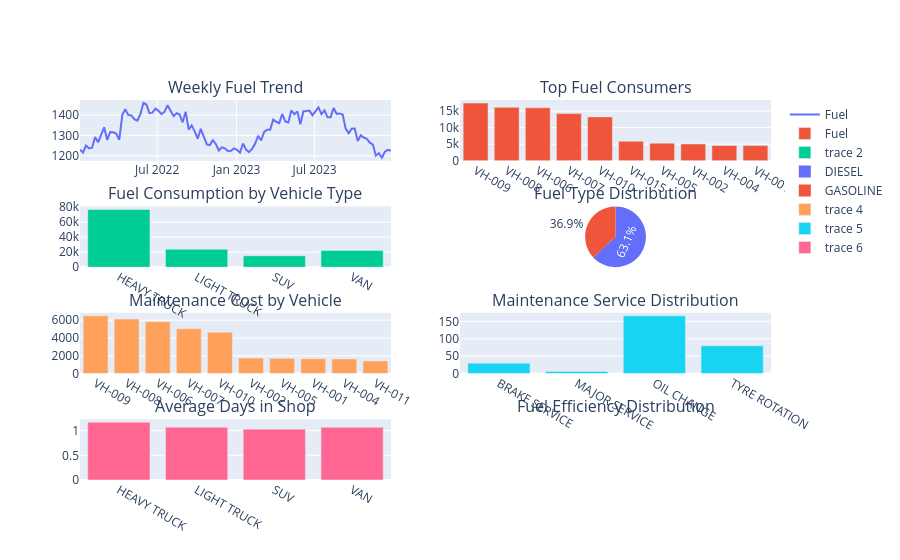

Notebook source saved alongside this figure:
### Code cell
fig.add_trace(

    go.Bar(

        x=days_shop["vehicle_type"],

        y=days_shop["days_in_shop"]

    ),

    row=4,
    col=1

)
